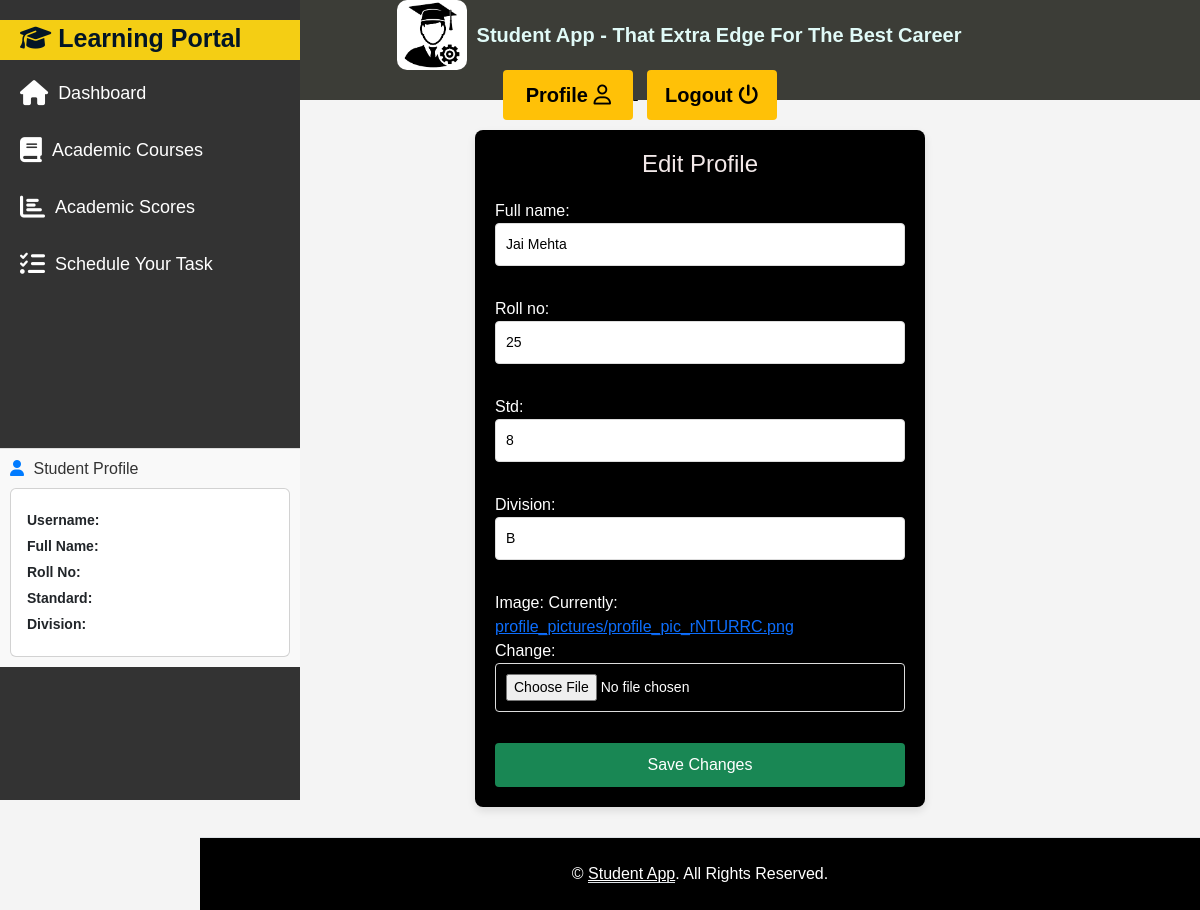
/users/profile/profform/ (signed in), run on the app's committed database.
### users/models.py (models this page shows, shortened)
class Profile(models.Model):
    user = models.OneToOneField(User, on_delete=models.CASCADE)
    full_name = models.CharField(max_length=255, default="Full Name")
    roll_no = models.CharField(max_length=50, default="Roll No")
    std = models.CharField(max_length=20, default="std")
    division = models.CharField(max_length=10, default="A")
    image = models.ImageField(default='profilepic.png', upload_to='profile_pictures')

### users/views.py (the view)
# urls.py: path('profile/profform/', userviews.profform, name='profform'),
@login_required
def profform(request):
    profile = get_object_or_404(Profile, user=request.user)
    if request.method == 'POST':
        form = ProfileUpdateForm(request.POST, request.FILES, instance=profile)
        if form.is_valid():
            form.save()
            return redirect('users:profile')
    else:
        form = ProfileUpdateForm(instance=profile)
    context = {
        'form': form
    }
    return render(request, 'users/profform.html', context)

### users/forms.py
class ProfileUpdateForm(forms.ModelForm):
    class Meta:
        model = Profile
        fields = ['full_name', 'roll_no', 'std', 'division', 'image']

### users/Templates/users/profform.html (shortened to what this page needs)
{% extends 'student_app/base.html' %}
{% load static %}
{% block content %}
    <div class="offset-md-2">
        <div class="container">
            <h1>Edit Profile</h1>
            <form method="POST" enctype="multipart/form-data">
                {{ form.as_p }}
                <button type="submit" class="btn btn-success">Save Changes</button>
            </form>
        </div>
    </div>
{% endblock %}

### users/Templates/users/profform.html (style rules this page uses)
body { margin: 0; padding: 0; font-family: Arial, sans-serif; background-color: #f4f4f4; }
.container { max-width: 450px; margin: 30px auto; padding: 20px; background: black; border-radius: 8px; box-shadow: 0 4px 8px rgba(0, 0, 0, 0.1); color: white; }
h1 { font-size: 24px; color: #f3e9e9; text-align: center; margin-bottom: 20px; }
form { display: flex; flex-direction: column; gap: 15px; }
form input, form select, form textarea { width: 100%; padding: 10px; border: 1px solid #ddd; border-radius: 4px; font-size: 14px; }
.btn { display: inline-block; text-decoration: none; padding: 10px 15px; font-size: 16px; border: none; border-radius: 4px; cursor: pointer; transition: background-color 0.3s ease; }

### data on the page
Profile: full_name "Jai Mehta", roll_no "25", std "8", division "B"
